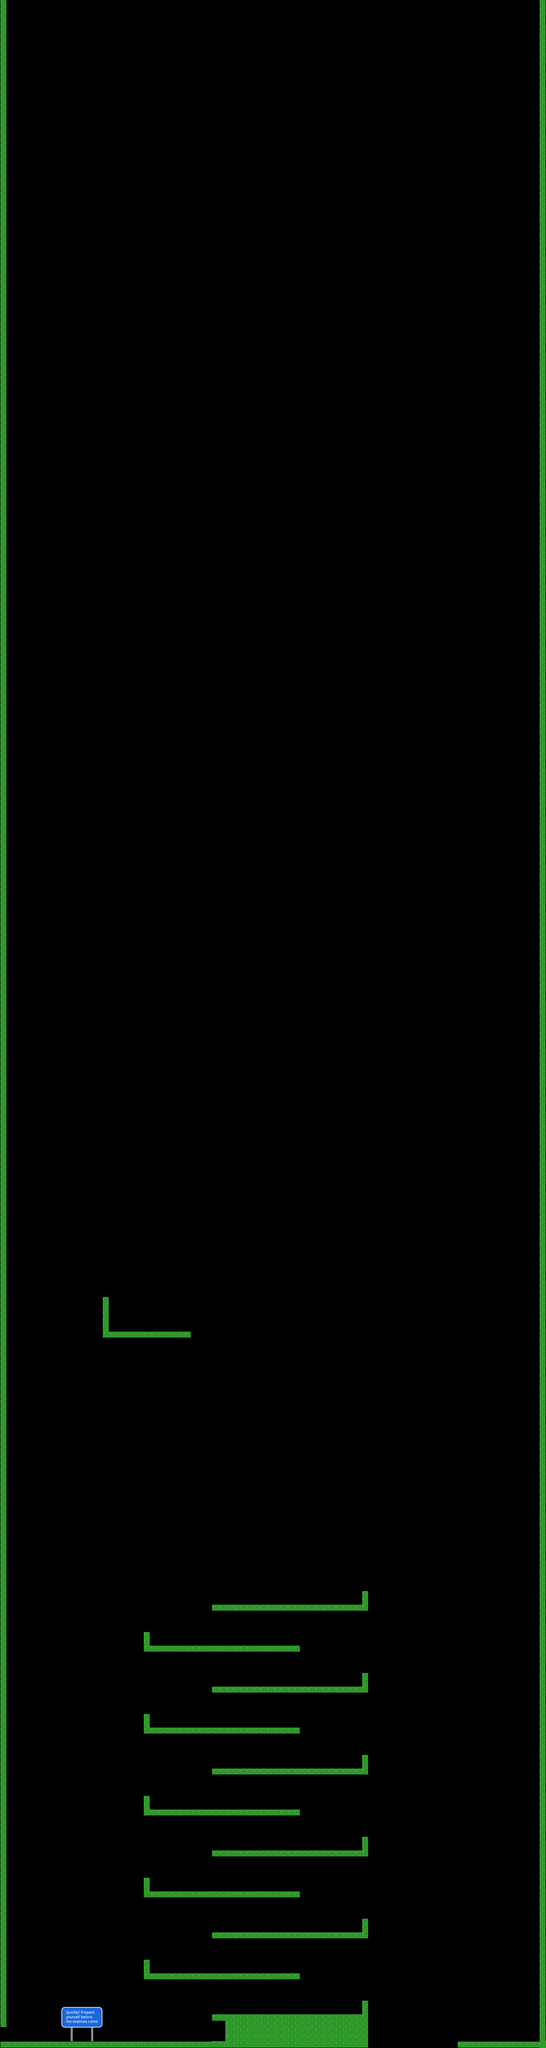

Below is a game level as drawn by its tile map, then a one-line description and the .tmx that defines it (tile-layer data replaced by summaries):
An orthogonal 80x300 tile map with 32x32 px tiles, 2 tile layers (Background, Ground layer), 1 hidden layer not drawn, 2 tilesets.

<map version="1.0" orientation="orthogonal" width="80" height="300" tilewidth="32" tileheight="32">
 <tileset firstgid="1" name="grass" tilewidth="32" tileheight="32">
  <image source="grass.png" width="160" height="128" />
 </tileset>
 <tileset firstgid="21" name="signs" tilewidth="32" tileheight="32">
  <image source="signs.png" width="544" height="384" />
 </tileset>
 <layer name="Background" width="80" height="300">
  <data>[24000 cells, 22 non-empty, 20 distinct tile ids]</data>
 </layer>
 <layer name="Ground layer" width="80" height="300">
  <data>[24000 cells, 1019 non-empty, 14 distinct tile ids]</data>
 </layer>
 <layer name="Foreground" width="80" height="300" visible="0">
  <data>[24000 cells, 114 non-empty, 6 distinct tile ids]</data>
 </layer>
</map>